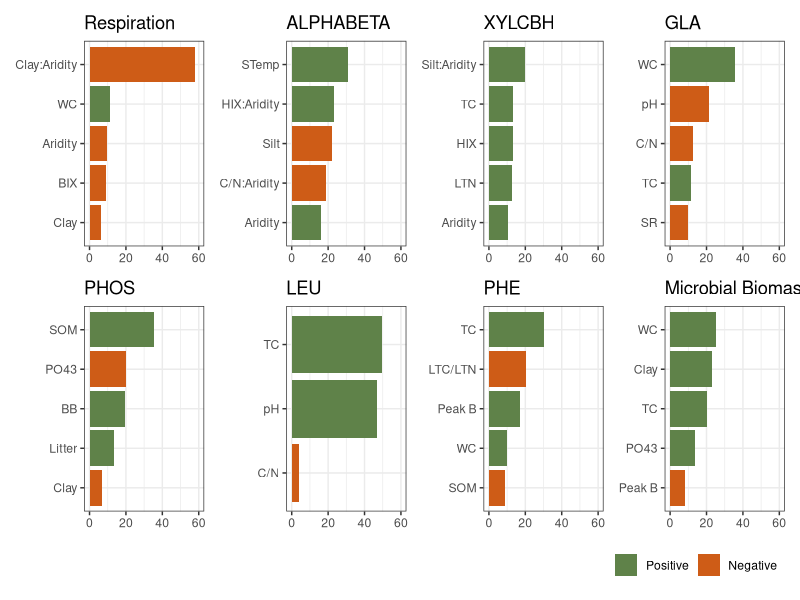

This figure's R source:
#Created by: ANNA DOMÉNECH-PASCUAL
# April 2024

rm(list = ls())
dev.off()

#Load packages ----
library(readxl)
library(ggplot2)
library(dplyr)
library(patchwork)
library(stringr)


results <- read_excel("model_results_Aridity_v2.xlsx")

results$Sign <- ifelse(results$Standardized > 0, "Positive", "Negative")

results$Std_perc <- abs(results$Std_perc)
results <- subset(results, Ranks <= 5)

# results <- subset(results, Model != "BB")
# results <- subset(results, Model != "FB")
# results <- subset(results, Model != "MB")
# results <- subset(results, Model != "alphabeta")
# results <- subset(results, Model != "xylcbh")
# results <- subset(results, Model != "Cenz")

results$Model <- str_replace(results$Model,'MB','Microbial Biomass')
results$Model <- str_replace(results$Model,'FOS','PHOS')
results$Variables <- str_replace(results$Variables,'C_N','C/N')
results$Variables <- str_replace(results$Variables,'Soil_Temp','STemp')
results$Variables <- str_replace(results$Variables,'Peak_B','Peak B')
results$Variables <- str_replace(results$Variables, 'L_TN','LTN')
results$Variables <- str_replace(results$Variables,'LTC_LTN','LTC/LTN')

#Reorder rows for ggarrange plots in desired order:
new_order <- c(1:5, 34:38, 29:33, 11:28, 6:10)
results <- results[new_order, ]


unique_models <- unique(results$Model)
plots <- list()

for (model in unique_models) {
  model_data <- subset(results, Model == model)
  model_data <- arrange(model_data, Std_perc)
  
  plot <- ggplot(model_data, aes(x = reorder(Variables, Std_perc), y = Std_perc, fill = Sign)) +
    geom_bar(stat = "identity") +
    labs(title = paste(model), x = "Variables") +
    coord_flip()+
    theme_bw()+
    theme(legend.position = "none",
          legend.title = element_blank(),
          axis.title.y = element_blank(),
          axis.title.x = element_blank())+
    scale_fill_manual(values = c(Positive = "#5F8249", Negative = "#CE5C17"))+
    ylim(0,60)
  
  plots[[model]] <- plot
}


combined_plots <- wrap_plots(plots, nrow = 2) +
  theme(legend.position = "bottom",
        legend.justification = c("right", "bottom"))+
  guides(fill = guide_legend(reverse = TRUE))

print(combined_plots)

# ggsave("Figures/1 GRADIENT/Drivers_models_Aridity_v2.png", width = 12, height = 6, dpi = 300)




